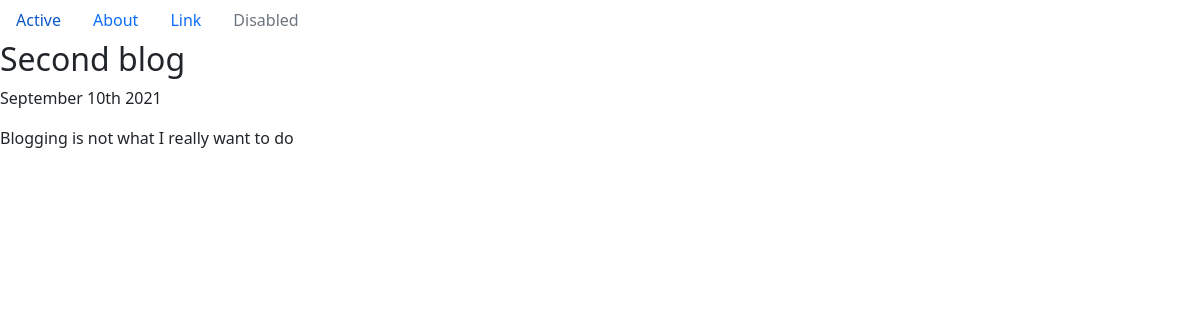
Page /blog/2 on the committed database.
### blog/models.py (models this page shows, shortened)
class Blog(models.Model):
    title = models.CharField(max_length=200)
    date = models.DateField()
    description = models.TextField()

### blog/views.py (the view)
# urls.py: path('<int:blog_id>', views.detail, name='detail'),
def detail(request, blog_id):
    blog = get_object_or_404(Blog, pk=blog_id)
    return render(request, 'blog/detail.html', {'blog': blog })

### blog/templates/blog/detail.html (shortened to what this page needs)
<!DOCTYPE html>
<html lang="en">
<head>
</head>
<body>
<div>
    {% extends 'base.html' %}
    {% block content %}
    <h2>{{ blog.title }}</h2>
    <p>{{ blog.date|date:"F jS Y" }}</p>
    <p>{{ blog.description | safe }}</p>
     {% endblock %}

### portfolio/static/portfolio/custom.css (style rules this page uses)
body { max-width: 1200px; margin: 0 auto; }

### rows in the picture
Blog: title "Second blog", date "September 10th 2021", description "Blogging is not what I really want to do"
